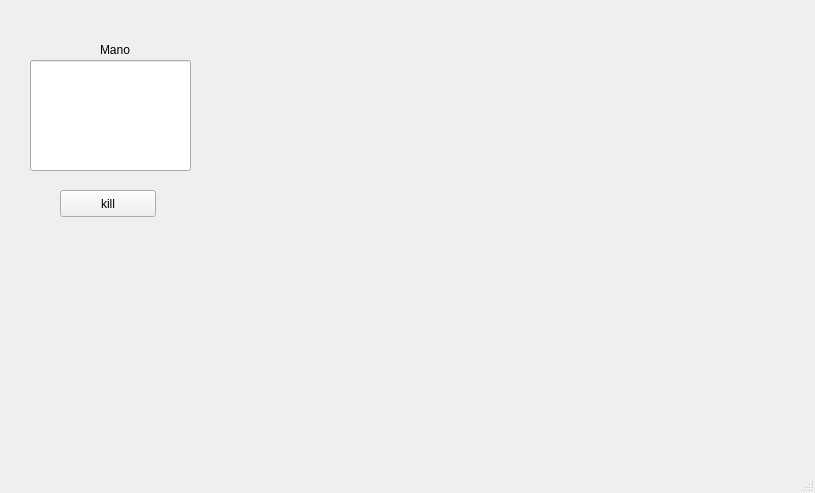
<?xml version="1.0" encoding="UTF-8"?>
<ui version="4.0">
 <class>MainWindow</class>
 <widget class="QMainWindow" name="MainWindow">
  <property name="enabled">
   <bool>true</bool>
  </property>
  <property name="geometry">
   <rect>
    <x>0</x>
    <y>0</y>
    <width>815</width>
    <height>493</height>
   </rect>
  </property>
  <property name="windowTitle">
   <string>MainWindow</string>
  </property>
  <property name="styleSheet">
   <string notr="true"/>
  </property>
  <widget class="QWidget" name="centralwidget">
   <widget class="QLineEdit" name="lineEdit">
    <property name="geometry">
     <rect>
      <x>30</x>
      <y>60</y>
      <width>161</width>
      <height>111</height>
     </rect>
    </property>
    <property name="styleSheet">
     <string notr="true">border-image: url(:/res/Mano.png);</string>
    </property>
    <property name="readOnly">
     <bool>true</bool>
    </property>
   </widget>
   <widget class="QLabel" name="label">
    <property name="geometry">
     <rect>
      <x>100</x>
      <y>40</y>
      <width>70</width>
      <height>19</height>
     </rect>
    </property>
    <property name="text">
     <string>Mano</string>
    </property>
   </widget>
   <widget class="QLabel" name="label_2">
    <property name="geometry">
     <rect>
      <x>80</x>
      <y>200</y>
      <width>70</width>
      <height>19</height>
     </rect>
    </property>
    <property name="text">
     <string/>
    </property>
   </widget>
   <widget class="QPushButton" name="pushButton">
    <property name="geometry">
     <rect>
      <x>60</x>
      <y>190</y>
      <width>96</width>
      <height>27</height>
     </rect>
    </property>
    <property name="text">
     <string>kill</string>
    </property>
   </widget>
   <widget class="QLabel" name="label_3">
    <property name="geometry">
     <rect>
      <x>220</x>
      <y>100</y>
      <width>70</width>
      <height>51</height>
     </rect>
    </property>
    <property name="text">
     <string/>
    </property>
   </widget>
  </widget>
  <widget class="QStatusBar" name="statusbar"/>
  <widget class="QMenuBar" name="menubar">
   <property name="geometry">
    <rect>
     <x>0</x>
     <y>0</y>
     <width>815</width>
     <height>24</height>
    </rect>
   </property>
  </widget>
 </widget>
 <resources/>
 <connections/>
</ui>
